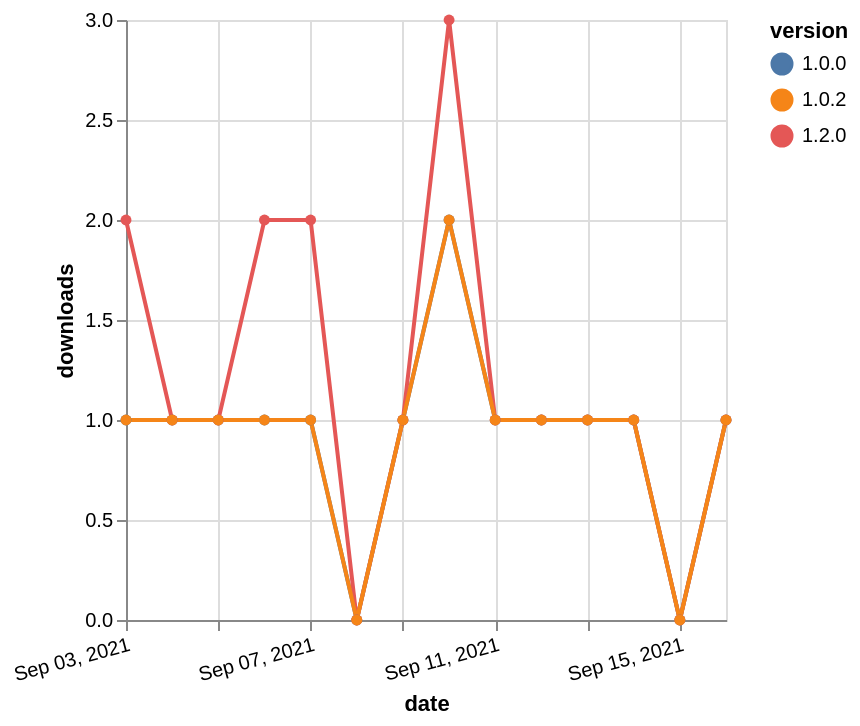

Express this chart as Vega-Lite.
### Vega-Lite specification from a JSON file in a GitHub repository (floating-point values rounded to 4 significant figures)
{"$schema": "https://vega.github.io/schema/vega-lite/v5.json", "description": "A simple bar chart with embedded data.", "data": {"values": [{"date": "2021-09-03", "total": 157, "delta": 1, "version": "1.0.0"}, {"date": "2021-09-04", "total": 158, "delta": 1, "version": "1.0.0"}, {"date": "2021-09-05", "total": 159, "delta": 1, "version": "1.0.0"}, {"date": "2021-09-06", "total": 160, "delta": 1, "version": "1.0.0"}, {"date": "2021-09-07", "total": 161, "delta": 1, "version": "1.0.0"}, {"date": "2021-09-08", "total": 161, "delta": 0, "version": "1.0.0"}, {"date": "2021-09-09", "total": 162, "delta": 1, "version": "1.0.0"}, {"date": "2021-09-10", "total": 164, "delta": 2, "version": "1.0.0"}, {"date": "2021-09-11", "total": 165, "delta": 1, "version": "1.0.0"}, {"date": "2021-09-12", "total": 166, "delta": 1, "version": "1.0.0"}, {"date": "2021-09-13", "total": 167, "delta": 1, "version": "1.0.0"}, {"date": "2021-09-14", "total": 168, "delta": 1, "version": "1.0.0"}, {"date": "2021-09-15", "total": 168, "delta": 0, "version": "1.0.0"}, {"date": "2021-09-16", "total": 169, "delta": 1, "version": "1.0.0"}, {"date": "2021-09-03", "total": 126, "delta": 2, "version": "1.2.0"}, {"date": "2021-09-04", "total": 127, "delta": 1, "version": "1.2.0"}, {"date": "2021-09-05", "total": 128, "delta": 1, "version": "1.2.0"}, {"date": "2021-09-06", "total": 130, "delta": 2, "version": "1.2.0"}, {"date": "2021-09-07", "total": 132, "delta": 2, "version": "1.2.0"}, {"date": "2021-09-08", "total": 132, "delta": 0, "version": "1.2.0"}, {"date": "2021-09-09", "total": 133, "delta": 1, "version": "1.2.0"}, {"date": "2021-09-10", "total": 136, "delta": 3, "version": "1.2.0"}, {"date": "2021-09-11", "total": 137, "delta": 1, "version": "1.2.0"}, {"date": "2021-09-12", "total": 138, "delta": 1, "version": "1.2.0"}, {"date": "2021-09-13", "total": 139, "delta": 1, "version": "1.2.0"}, {"date": "2021-09-14", "total": 140, "delta": 1, "version": "1.2.0"}, {"date": "2021-09-15", "total": 140, "delta": 0, "version": "1.2.0"}, {"date": "2021-09-16", "total": 141, "delta": 1, "version": "1.2.0"}, {"date": "2021-09-03", "total": 135, "delta": 1, "version": "1.0.2"}, {"date": "2021-09-04", "total": 136, "delta": 1, "version": "1.0.2"}, {"date": "2021-09-05", "total": 137, "delta": 1, "version": "1.0.2"}, {"date": "2021-09-06", "total": 138, "delta": 1, "version": "1.0.2"}, {"date": "2021-09-07", "total": 139, "delta": 1, "version": "1.0.2"}, {"date": "2021-09-08", "total": 139, "delta": 0, "version": "1.0.2"}, {"date": "2021-09-09", "total": 140, "delta": 1, "version": "1.0.2"}, {"date": "2021-09-10", "total": 142, "delta": 2, "version": "1.0.2"}, {"date": "2021-09-11", "total": 143, "delta": 1, "version": "1.0.2"}, {"date": "2021-09-12", "total": 144, "delta": 1, "version": "1.0.2"}, {"date": "2021-09-13", "total": 145, "delta": 1, "version": "1.0.2"}, {"date": "2021-09-14", "total": 146, "delta": 1, "version": "1.0.2"}, {"date": "2021-09-15", "total": 146, "delta": 0, "version": "1.0.2"}, {"date": "2021-09-16", "total": 147, "delta": 1, "version": "1.0.2"}]}, "width": "container", "mark": {"type": "line", "point": {"filled": true}}, "encoding": {"x": {"field": "date", "type": "temporal", "timeUnit": "yearmonthdate", "title": "date", "axis": {"labelAngle": -15}}, "y": {"field": "delta", "type": "quantitative", "title": "downloads"}, "color": {"field": "version", "type": "nominal"}, "tooltip": {"field": "delta"}}}
